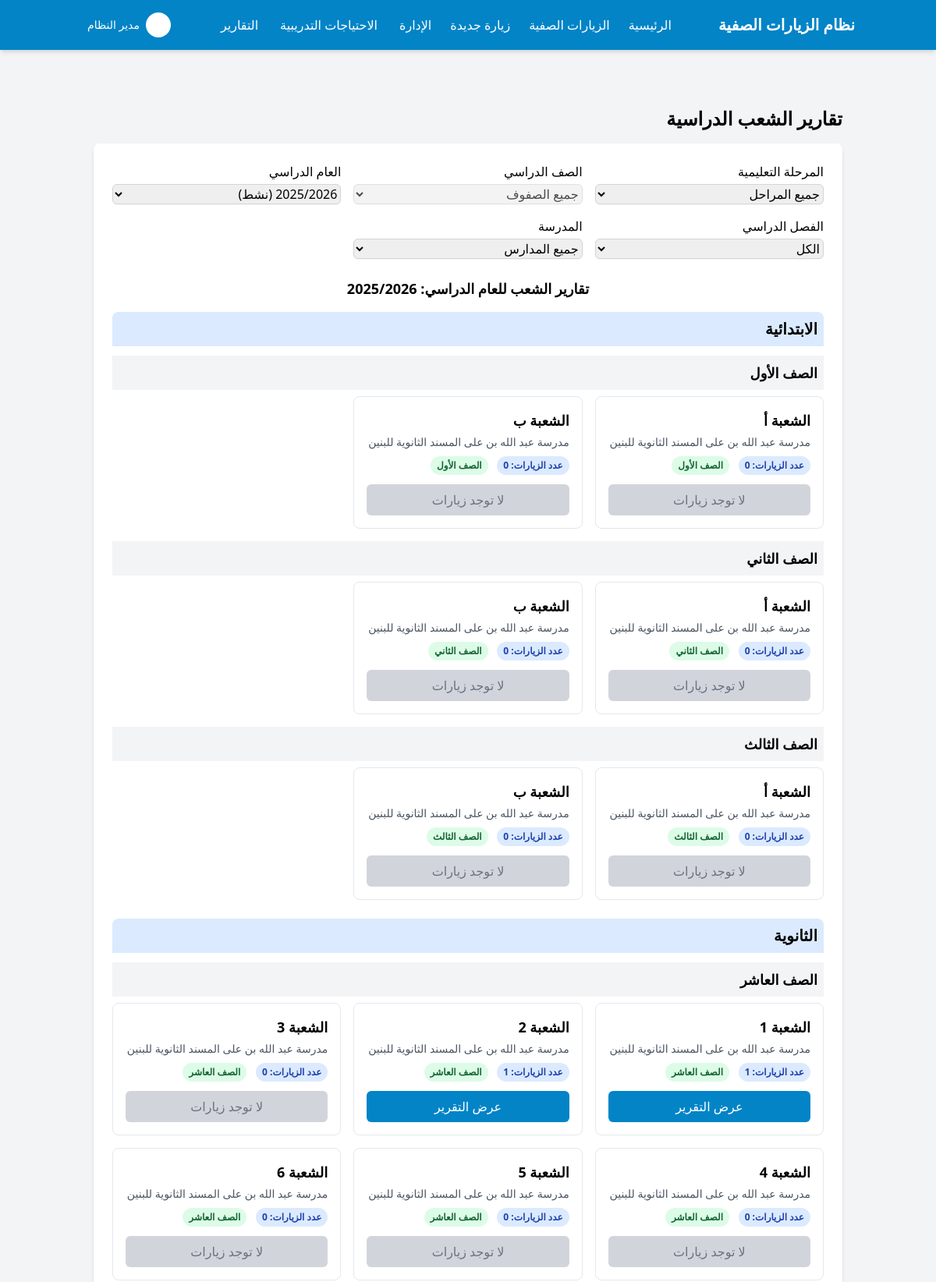
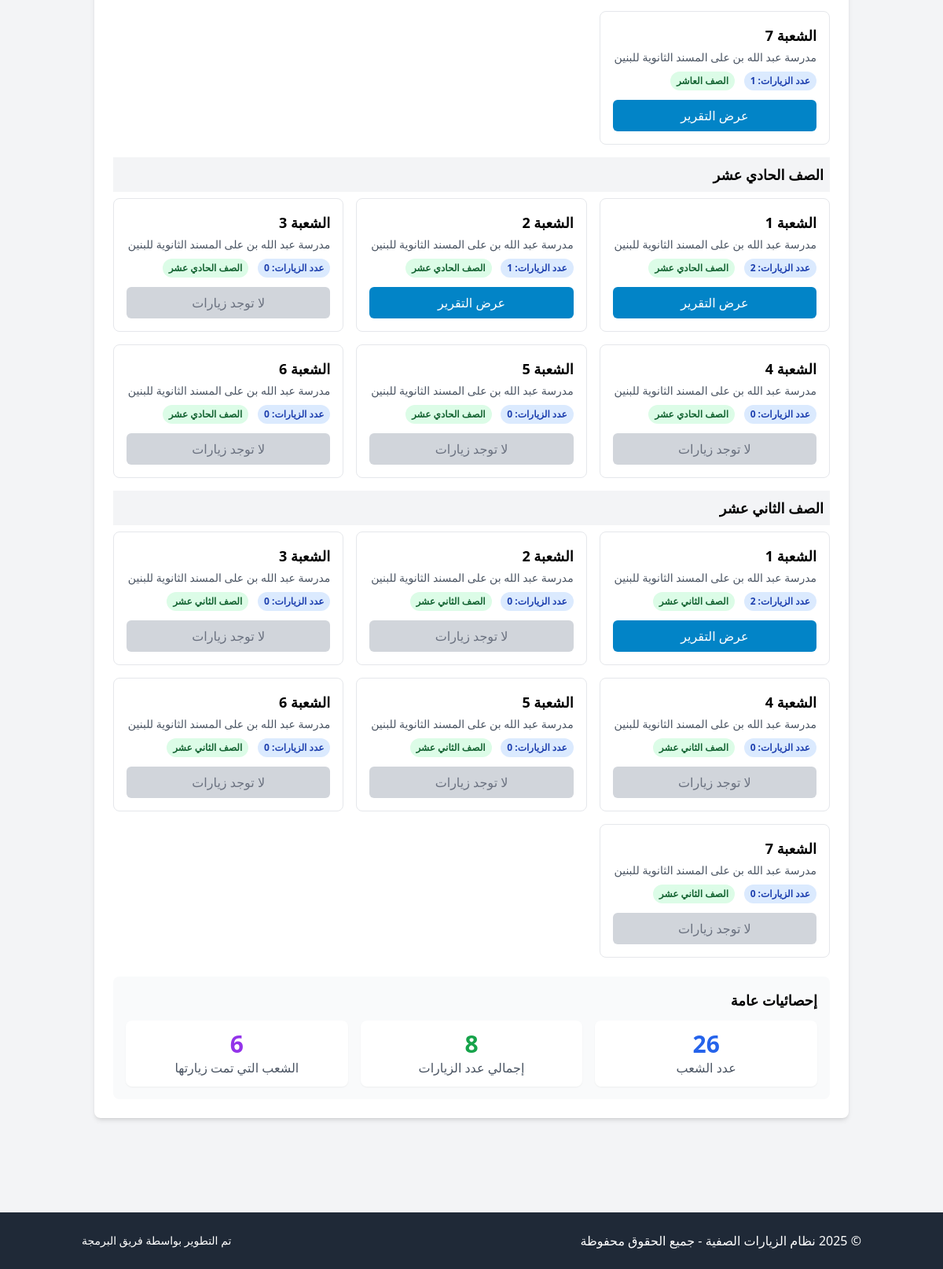
Before: /sections_reports.php (signed in) with the older database file (2 pictures, top to bottom).
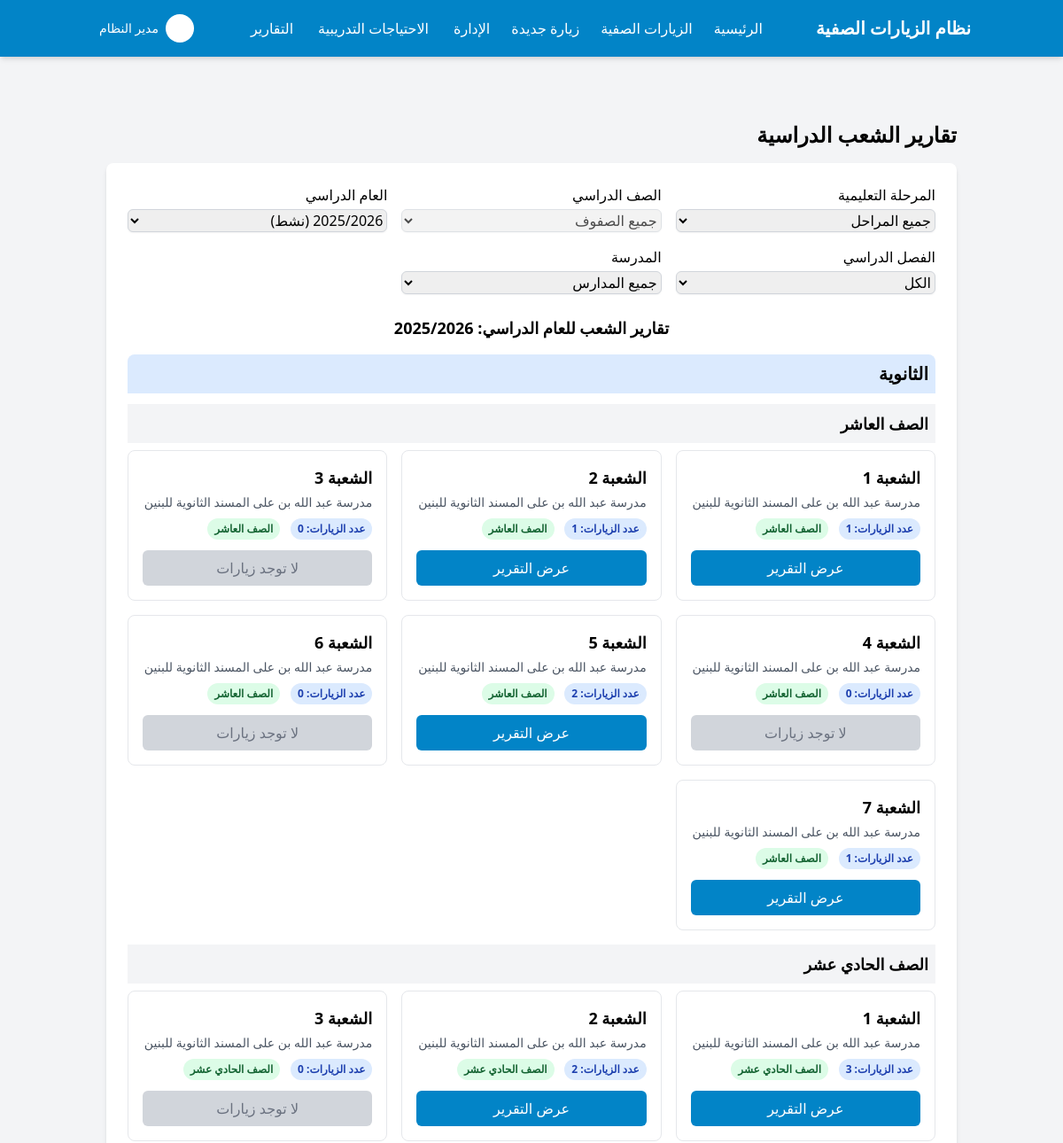
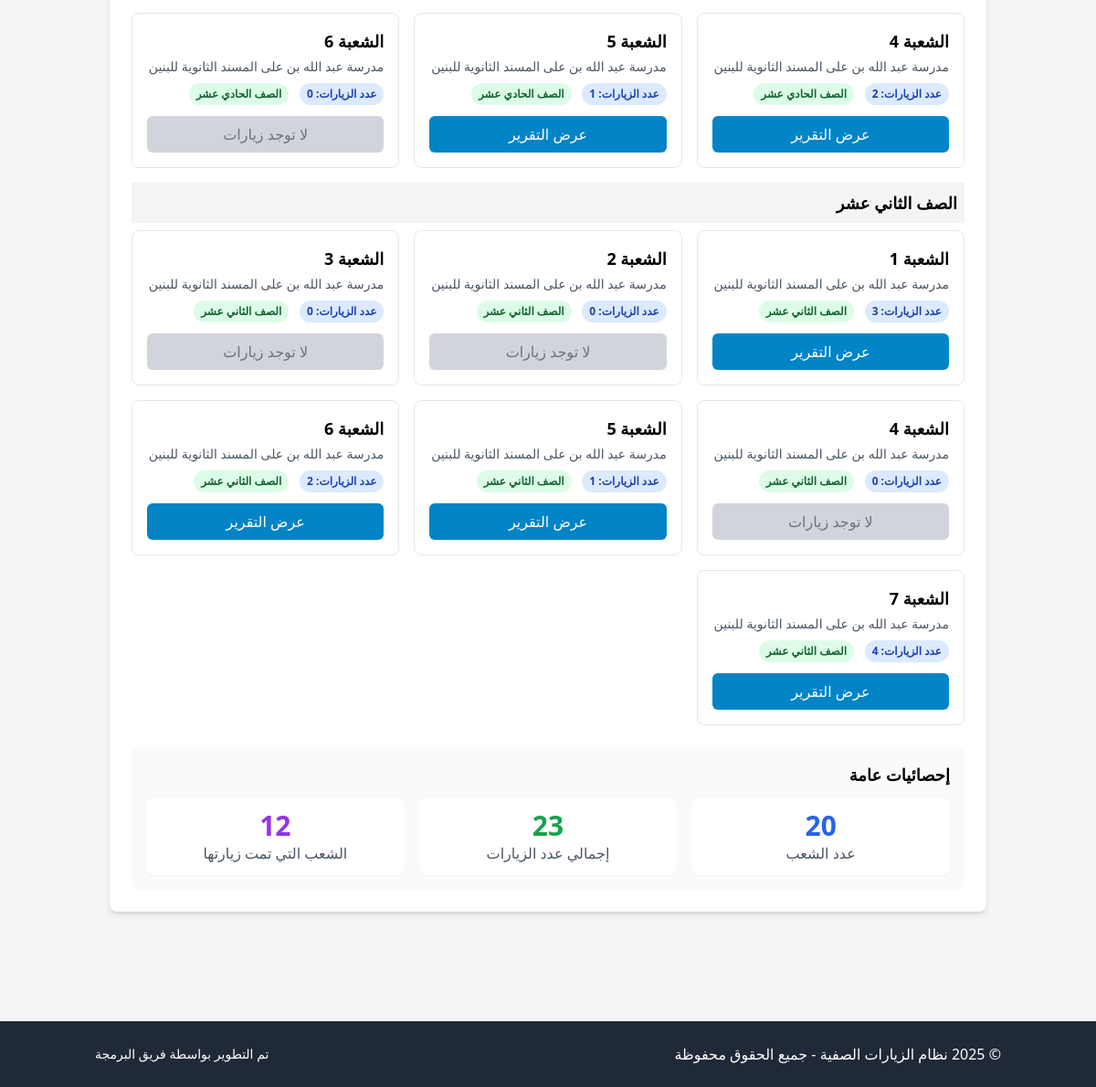
After: the same page with the newer database file (2 pictures, top to bottom).
### tables this page shows
CREATE TABLE `sections` (
  `id` int NOT NULL,
  `name` varchar(255) NOT NULL,
  `grade_id` int NOT NULL,
  `school_id` int NOT NULL,
  `created_at` timestamp NULL DEFAULT CURRENT_TIMESTAMP,
  `updated_at` timestamp NULL DEFAULT CURRENT_TIMESTAMP ON UPDATE CURRENT_TIMESTAMP
);

CREATE TABLE `schools` (
  `id` int NOT NULL,
  `name` varchar(255) NOT NULL,
  `phone` varchar(20) DEFAULT NULL,
  `created_at` timestamp NULL DEFAULT CURRENT_TIMESTAMP,
  `updated_at` timestamp NULL DEFAULT CURRENT_TIMESTAMP ON UPDATE CURRENT_TIMESTAMP,
  `school_code` varchar(20) DEFAULT NULL,
  `email` varchar(255) DEFAULT NULL,
  `address` text,
  `logo` varchar(255) DEFAULT NULL
);

### includes/db_connection.php (called while the page is built, shortened)
<?php
$dsn = "mysql:host=" . DB_HOST . ";dbname=" . DB_NAME . ";charset=" . DB_CHARSET;
$options = [
    PDO::ATTR_ERRMODE            => PDO::ERRMODE_EXCEPTION,
    PDO::ATTR_DEFAULT_FETCH_MODE => PDO::FETCH_ASSOC,
    PDO::ATTR_EMULATE_PREPARES   => false,
];
try {
    $pdo = new PDO($dsn, DB_USER, DB_PASS, $options);
    $pdo->exec("SET NAMES utf8mb4");
    $pdo->exec("SET CHARACTER SET utf8mb4");
    $pdo->exec("SET collation_connection = utf8mb4_unicode_ci");
} catch (PDOException $e) {
    die("فشل الاتصال بقاعدة البيانات: " . $e->getMessage());
}
function query($sql, $params = []) {
    global $pdo;
    $stmt = $pdo->prepare($sql);
    $stmt->execute($params);
    return $stmt->fetchAll();
}
function query_row($sql, $params = []) {
    global $pdo;
    $stmt = $pdo->prepare($sql);
    $stmt->execute($params);
    return $stmt->fetch();
}

### includes/functions.php (called while the page is built, shortened)
<?php
function get_active_academic_year() {
    return query_row("SELECT * FROM academic_years WHERE is_active = 1 LIMIT 1");
}

### sections_reports.php (the view, shortened to what the changed rows need)
<?php
require_once 'visit_rules.php';
require_once 'includes/db_connection.php';
require_once 'includes/functions.php';
require_once 'includes/header.php';
$level_id = isset($_GET['level_id']) ? (int)$_GET['level_id'] : 0;
$grade_id = isset($_GET['grade_id']) ? (int)$_GET['grade_id'] : 0;
$academic_year_id = isset($_GET['academic_year_id']) ? (int)$_GET['academic_year_id'] : 0;
$school_id = isset($_GET['school_id']) ? (int)$_GET['school_id'] : 0;
$academic_year_name = '';
if (!$academic_year_id) {
    $active_year = get_active_academic_year();
    $academic_year_id = $active_year ? $active_year['id'] : 0;
    $academic_year_name = $active_year ? $active_year['name'] : '';
} else {
    $year = query_row("SELECT name, first_term_start, first_term_end, second_term_start, second_term_end FROM academic_years WHERE id = ?", [$academic_year_id]);
    $academic_year_name = $year ? $year['name'] : '';
}
$date_filter = "";
$sql = "
    SELECT
        s.id AS section_id,
        s.name AS section_name,
        g.id AS grade_id,
        g.name AS grade_name,
        e.id AS level_id,
        e.name AS level_name,
        sch.id AS school_id,
        sch.name AS school_name,
        (SELECT COUNT(DISTINCT v.id)
         FROM visits v
         " . ($is_coordinator ? "JOIN teachers t ON v.teacher_id = t.id JOIN teacher_subjects ts ON t.id = ts.teacher_id AND ts.subject_id = ?" : "") . "
         WHERE v.section_id = s.id
         AND v.grade_id = g.id
         " . ($academic_year_id > 0 ? " AND v.academic_year_id = ?" : "") . "
         " . ($school_id > 0 ? " AND v.school_id = ?" : "") . "
         " . $date_filter . "
        ) AS visits_count
    FROM
        sections s
    JOIN
        grades g ON s.grade_id = g.id
    JOIN
        educational_levels e ON g.level_id = e.id
    JOIN
        schools sch ON s.school_id = sch.id
    WHERE
        1=1
        " . ($is_coordinator ? " AND sch.id = ?" : "") . "
        " . ($level_id > 0 ? " AND e.id = ?" : "") . "
        " . ($grade_id > 0 ? " AND g.id = ?" : "") . "
        " . ($school_id > 0 ? " AND sch.id = ?" : "") . "
    ORDER BY
        e.id, g.id, s.name
";
$query_params = [];
if ($academic_year_id > 0) {
    $query_params[] = $academic_year_id;
}
$sections = query($sql, $query_params);
$organized_sections = [];
$current_level = '';
$current_grade = '';
foreach ($sections as $section) {
    if ($section['level_name'] != $current_level) {
        $current_level = $section['level_name'];
        $organized_sections[$current_level] = [];
    }
    if ($section['grade_name'] != $current_grade || $current_grade != $section['grade_name']) {
        $current_grade = $section['grade_name'];
        $organized_sections[$current_level][$current_grade] = [];
    }
    $organized_sections[$current_level][$current_grade][] = $section;
}
?>
<div class="container mx-auto py-6 px-4">
    <h1 class="text-2xl font-bold mb-4">تقارير الشعب الدراسية</h1>
    <div class="bg-white rounded-lg shadow-md p-6 mb-6">
        <?php if (empty($sections)): ?>
            <div class="bg-yellow-100 border-yellow-400 text-yellow-700 px-4 py-3 rounded relative mb-4 border-r-4">
                لا توجد شعب دراسية متاحة ضمن المعايير المحددة. يرجى تعديل معايير التصفية.
            </div>
        <?php else: ?>
            <div class="mb-4 text-center text-lg font-semibold">
                <span>
                    تقارير الشعب
                    <?php if ($academic_year_id > 0): ?>
                        للعام الدراسي: <?= htmlspecialchars($academic_year_name) ?>
                    <?php endif; ?>
                </span>
            </div>
            <?php foreach ($organized_sections as $level_name => $level_grades): ?>
                <div class="mb-6">
                    <h2 class="text-xl font-bold mb-3 bg-blue-100 p-2 rounded-t-lg">
                        <?= htmlspecialchars($level_name) ?>
                    </h2>
                    <?php foreach ($level_grades as $grade_name => $grade_sections): ?>
                        <div class="mb-4">
                            <h3 class="text-lg font-semibold mb-2 bg-gray-100 p-2">
                                <?= htmlspecialchars($grade_name) ?>
                            </h3>
                            <div class="grid grid-cols-1 md:grid-cols-2 lg:grid-cols-3 gap-4">
                                <?php foreach ($grade_sections as $section): ?>
                                    <div class="border rounded-lg overflow-hidden hover:shadow-md bg-white">
                                        <div class="p-4">
                                            <div class="font-bold text-lg mb-1">
                                                الشعبة <?= htmlspecialchars($section['section_name']) ?>
                                            </div>
                                            <div class="text-sm text-gray-600 mb-2">
                                                <?= htmlspecialchars($section['school_name']) ?>
                                            </div>
                                            <div class="text-sm mb-3">
                                                <span class="inline-block bg-blue-100 text-blue-800 rounded-full px-2 py-1 text-xs font-semibold ml-2">
                                                    عدد الزيارات: <?= $section['visits_count'] ?>
                                                </span>
                                                <span class="inline-block bg-green-100 text-green-800 rounded-full px-2 py-1 text-xs font-semibold">
                                                    <?= htmlspecialchars($grade_name) ?>
                                                </span>
                                            </div>
                                            <?php if ($section['visits_count'] > 0): ?>
                                                <a href="section_report.php?grade_id=<?= $section['grade_id'] ?>&section_id=<?= $section['section_id'] ?>&academic_year_id=<?= $academic_year_id ?>" class="block w-full bg-primary-600 text-white text-center py-2 rounded-md hover:bg-primary-700 transition-colors">
                                                    عرض التقرير
                                                </a>
                                            <?php else: ?>
                                                <button disabled class="block w-full bg-gray-300 text-gray-500 cursor-not-allowed text-center py-2 rounded-md">
                                                    لا توجد زيارات
                                                </button>
                                            <?php endif; ?>
                                        </div>
                                    </div>
                                <?php endforeach; ?>
                            </div>
                        </div>
                    <?php endforeach; ?>
                </div>
            <?php endforeach; ?>
            <div class="bg-gray-50 p-4 rounded-lg mt-6">
                <h3 class="text-lg font-semibold mb-3">إحصائيات عامة</h3>
                <div class="grid grid-cols-1 md:grid-cols-3 gap-4 text-center">
                    <div class="bg-white p-3 rounded-lg shadow-sm">
                        <div class="text-3xl font-bold text-blue-600"><?= count($sections) ?></div>
                        <div class="text-gray-600">عدد الشعب</div>
                    </div>
                    <div class="bg-white p-3 rounded-lg shadow-sm">
                        <div class="text-3xl font-bold text-green-600">
                            <?= array_sum(array_column($sections, 'visits_count')) ?>
                        </div>
                        <div class="text-gray-600">إجمالي عدد الزيارات</div>
                    </div>
                    <div class="bg-white p-3 rounded-lg shadow-sm">
                        <div class="text-3xl font-bold text-purple-600">
                            <?= count(array_filter($sections, function($s) { return $s['visits_count'] > 0; })) ?>
                        </div>
                        <div class="text-gray-600">الشعب التي تمت زيارتها</div>
                    </div>
                </div>
            </div>
        <?php endif; ?>
    </div>
</div>
<?php require_once 'includes/footer.php'; ?>

Changed rows visible on the page:
removed sections: name "أ", school.name "مدرسة عبد الله بن على المسند الثانوية للبنين", visits_count "0", grade_name "الصف الأول", shows "لا توجد زيارات"
removed sections: name "ب", school.name "مدرسة عبد الله بن على المسند الثانوية للبنين", visits_count "0", grade_name "الصف الأول", shows "لا توجد زيارات"
removed sections: name "أ", school.name "مدرسة عبد الله بن على المسند الثانوية للبنين", visits_count "0", grade_name "الصف الثاني", shows "لا توجد زيارات"
removed sections: name "ب", school.name "مدرسة عبد الله بن على المسند الثانوية للبنين", visits_count "0", grade_name "الصف الثاني", shows "لا توجد زيارات"
removed sections: name "أ", school.name "مدرسة عبد الله بن على المسند الثانوية للبنين", visits_count "0", grade_name "الصف الثالث", shows "لا توجد زيارات"
removed sections: name "ب", school.name "مدرسة عبد الله بن على المسند الثانوية للبنين", visits_count "0", grade_name "الصف الثالث", shows "لا توجد زيارات"
computed for sections (number 5 of 20 on the later page): visits_count "0" → "2"
computed for sections (number 8 of 20 on the later page): visits_count "2" → "3"
computed for sections (number 9 of 20 on the later page): visits_count "1" → "2"
computed for sections (number 11 of 20 on the later page): visits_count "0" → "2"
computed for sections (number 12 of 20 on the later page): visits_count "0" → "1"
computed for sections (number 14 of 20 on the later page): visits_count "2" → "3"
computed for sections (number 18 of 20 on the later page): visits_count "0" → "1"
computed for sections (number 19 of 20 on the later page): visits_count "0" → "2"
computed for sections (number 20 of 20 on the later page): visits_count "0" → "4"
Other visible differences:
count($sections): "26" → "20"
array_sum(array_column($sections, 'visits_count')): "8" → "23"
list line gone: "لا توجد زيارات"
new list line: "عرض التقرير"
text no longer shown: "6"
text now shown: "12"
list line gone: "الابتدائية الصف الأول الصف الثاني الصف الثالث"
